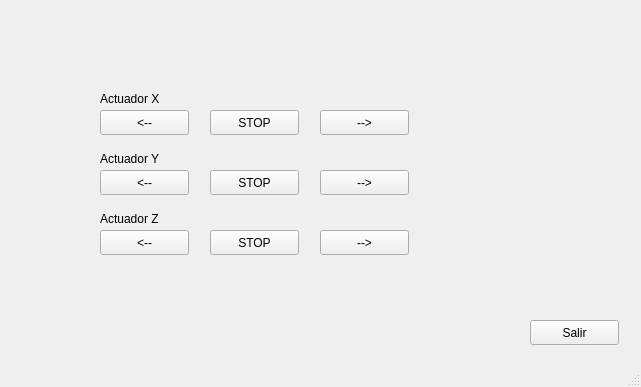
<?xml version="1.0" encoding="UTF-8"?>
<ui version="4.0">
 <class>MainWindow</class>
 <widget class="QMainWindow" name="MainWindow">
  <property name="geometry">
   <rect>
    <x>0</x>
    <y>0</y>
    <width>641</width>
    <height>387</height>
   </rect>
  </property>
  <property name="windowTitle">
   <string>MainWindow</string>
  </property>
  <widget class="QWidget" name="centralwidget">
   <widget class="QPushButton" name="RETROCEDERX">
    <property name="geometry">
     <rect>
      <x>100</x>
      <y>110</y>
      <width>89</width>
      <height>25</height>
     </rect>
    </property>
    <property name="text">
     <string>&lt;--</string>
    </property>
   </widget>
   <widget class="QPushButton" name="PARADAX">
    <property name="geometry">
     <rect>
      <x>210</x>
      <y>110</y>
      <width>89</width>
      <height>25</height>
     </rect>
    </property>
    <property name="text">
     <string>STOP</string>
    </property>
   </widget>
   <widget class="QPushButton" name="AVANZARX">
    <property name="geometry">
     <rect>
      <x>320</x>
      <y>110</y>
      <width>89</width>
      <height>25</height>
     </rect>
    </property>
    <property name="text">
     <string>--&gt;</string>
    </property>
   </widget>
   <widget class="QPushButton" name="AVANZARY">
    <property name="geometry">
     <rect>
      <x>320</x>
      <y>170</y>
      <width>89</width>
      <height>25</height>
     </rect>
    </property>
    <property name="text">
     <string>--&gt;</string>
    </property>
   </widget>
   <widget class="QPushButton" name="PARADAY">
    <property name="geometry">
     <rect>
      <x>210</x>
      <y>170</y>
      <width>89</width>
      <height>25</height>
     </rect>
    </property>
    <property name="text">
     <string>STOP</string>
    </property>
   </widget>
   <widget class="QPushButton" name="RETROCEDERY">
    <property name="geometry">
     <rect>
      <x>100</x>
      <y>170</y>
      <width>89</width>
      <height>25</height>
     </rect>
    </property>
    <property name="text">
     <string>&lt;--</string>
    </property>
   </widget>
   <widget class="QPushButton" name="RETROCEDERZ">
    <property name="geometry">
     <rect>
      <x>100</x>
      <y>230</y>
      <width>89</width>
      <height>25</height>
     </rect>
    </property>
    <property name="text">
     <string>&lt;--</string>
    </property>
   </widget>
   <widget class="QPushButton" name="PARADAZ">
    <property name="geometry">
     <rect>
      <x>210</x>
      <y>230</y>
      <width>89</width>
      <height>25</height>
     </rect>
    </property>
    <property name="text">
     <string>STOP</string>
    </property>
   </widget>
   <widget class="QPushButton" name="AVANZARZ">
    <property name="geometry">
     <rect>
      <x>320</x>
      <y>230</y>
      <width>89</width>
      <height>25</height>
     </rect>
    </property>
    <property name="text">
     <string>--&gt;</string>
    </property>
   </widget>
   <widget class="QPushButton" name="Salir">
    <property name="geometry">
     <rect>
      <x>530</x>
      <y>320</y>
      <width>89</width>
      <height>25</height>
     </rect>
    </property>
    <property name="text">
     <string>Salir</string>
    </property>
   </widget>
   <widget class="QLabel" name="label">
    <property name="geometry">
     <rect>
      <x>100</x>
      <y>90</y>
      <width>81</width>
      <height>17</height>
     </rect>
    </property>
    <property name="text">
     <string>Actuador X</string>
    </property>
   </widget>
   <widget class="QLabel" name="label_2">
    <property name="geometry">
     <rect>
      <x>100</x>
      <y>150</y>
      <width>81</width>
      <height>17</height>
     </rect>
    </property>
    <property name="text">
     <string>Actuador Y</string>
    </property>
   </widget>
   <widget class="QLabel" name="label_3">
    <property name="geometry">
     <rect>
      <x>100</x>
      <y>210</y>
      <width>81</width>
      <height>17</height>
     </rect>
    </property>
    <property name="text">
     <string>Actuador Z</string>
    </property>
   </widget>
  </widget>
  <widget class="QStatusBar" name="statusbar"/>
 </widget>
 <resources/>
 <connections/>
</ui>
